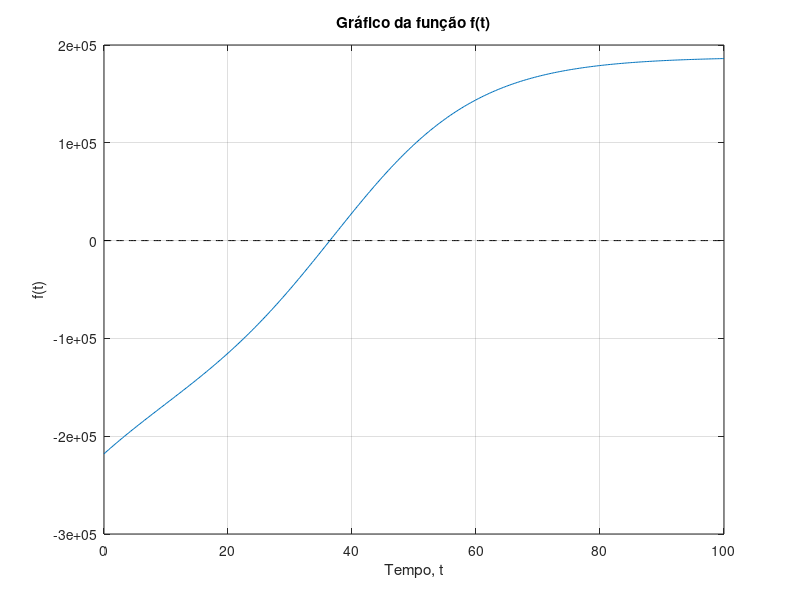

This figure's MATLAB source:
function plot_bisseccao()
    % Definição dos parâmetros
    Pu_max = 80000;
    ku = 0.05;
    Pu_min = 110000;
    Ps_max = 320000;
    P0 = 10000;
    ks = 0.09;

    % Função f(t)
    f = @(t) (Ps_max / (1 + ((Ps_max / P0) - 1) * exp(-ks * t))) - ...
             1.2 * (Pu_max * exp(-ku * t) + Pu_min);

    % Valores de t para plotagem
    t_values = linspace(0, 100, 400);
    f_values = arrayfun(f, t_values);

    % Criando o gráfico
    figure;
    plot(t_values, f_values);
    title('Gráfico da função f(t)');
    xlabel('Tempo, t');
    ylabel('f(t)');
    grid on;
    hold on;
    % Linha y = 0 para referência
    plot(t_values, zeros(size(t_values)), '--k');
    hold off;
end
